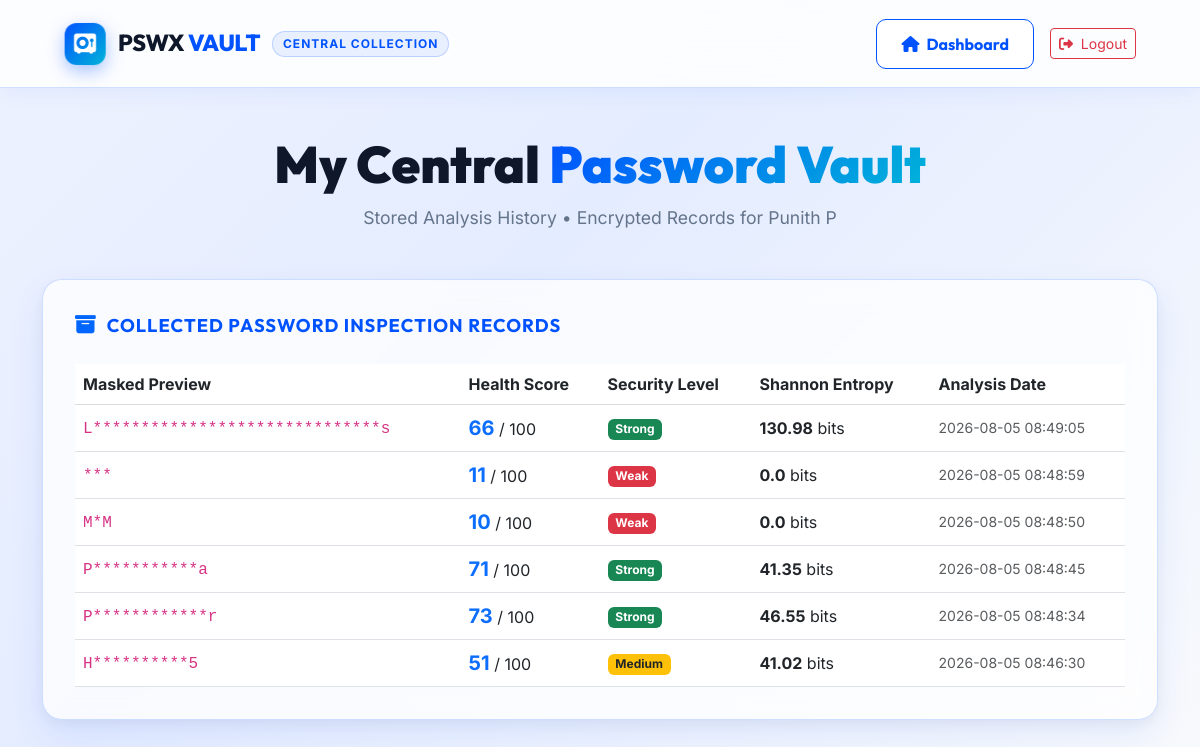
Screenshot of /vault (signed in) with the database file from the repository.
### tables this page shows
CREATE TABLE saved_passwords (
            id INTEGER PRIMARY KEY AUTOINCREMENT,
            user_id INTEGER NOT NULL,
            password_hash TEXT NOT NULL,
            masked_password TEXT NOT NULL,
            health_score INTEGER NOT NULL,
            category TEXT NOT NULL,
            entropy_bits REAL NOT NULL,
            created_at TIMESTAMP DEFAULT CURRENT_TIMESTAMP,
            FOREIGN KEY (user_id) REFERENCES users(id)
        );

### app/routes/vault.py (the view)
@vault_bp.route('/vault')
def view_vault():
    if 'user_id' not in session:
        return redirect('/login')
    user_id = session['user_id']
    conn = get_db()
    cursor = conn.cursor()
    cursor.execute('''
        SELECT * FROM saved_passwords
        WHERE user_id = ?
        ORDER BY created_at DESC
    ''', (user_id,))
    passwords = cursor.fetchall()
    conn.close()
    return render_template('vault.html', passwords=passwords)

### app/db.py (called while the page is built)
def get_db():
    conn = sqlite3.connect(DB_PATH)
    conn.row_factory = sqlite3.Row
    return conn

### app/templates/vault.html (shortened to what this page needs)
<!DOCTYPE html>
<html lang="en">
<head>
  <link rel="stylesheet" href="https://cdnjs.cloudflare.com/ajax/libs/font-awesome/6.4.0/css/all.min.css">
  <link href="https://cdn.jsdelivr.net/npm/bootstrap@5.3.0/dist/css/bootstrap.min.css" rel="stylesheet">
  <link rel="stylesheet" href="{{ url_for('static', filename='css/style.css') }}">
</head>
<body>
  <div class="main-wrapper">
    <nav class="navbar navbar-expand-lg navbar-techie sticky-top">
      <div class="container-fluid px-4">
        <a class="navbar-brand text-decoration-none" href="/">
          <div class="brand-container">
            <div class="brand-logo-techie">
              <i class="fa-solid fa-vault fs-5"></i>
            </div>
            <span class="brand-text-techie">PSWX <span>VAULT</span></span>
            <span class="brand-badge-techie">Central Collection</span>
          </div>
        </a>
        <div class="d-flex align-items-center gap-3">
          <a href="/" class="btn-techie-outline btn-sm text-decoration-none">
            <i class="fa-solid fa-house me-1"></i> Dashboard
          </a>
          <a href="/logout" class="btn btn-outline-danger btn-sm">
            <i class="fa-solid fa-right-from-bracket me-1"></i> Logout
          </a>
        </div>
      </div>
    </nav>
    <div class="container py-5">
      <div class="text-center mb-5">
        <h1 class="hero-title-techie">My Central <span>Password Vault</span></h1>
        <p class="hero-subtitle-techie">Stored Analysis History • Encrypted Records for {{ session.get('user_name', 'User') }}</p>
      </div>
      <div class="glass-card-techie">
        <div class="card-header-title-techie">
          <i class="fa-solid fa-box-archive"></i> Collected Password Inspection Records
        </div>
        {% if passwords %}
          <div class="table-responsive">
            <table class="table table-hover align-middle mb-0">
              <thead>
                <tr class="text-primary border-bottom border-secondary border-opacity-25">
                  <th>Masked Preview</th>
                  <th>Health Score</th>
                  <th>Security Level</th>
                  <th>Shannon Entropy</th>
                  <th>Analysis Date</th>
                </tr>
              </thead>
              <tbody>
                {% for p in passwords %}
                  <tr>
                    <td><code class="fs-6">{{ p.masked_password }}</code></td>
                    <td>
                      <span class="fw-bold fs-5 text-primary">{{ p.health_score }}</span> / 100
                    </td>
                    <td>
                      {% if p.category == 'Weak' %}
                        <span class="badge bg-danger text-white">Weak</span>
                      {% elif p.category == 'Medium' %}
                        <span class="badge bg-warning text-dark">Medium</span>
                      {% elif p.category == 'Strong' %}
                        <span class="badge bg-success text-white">Strong</span>
                      {% else %}
                        <span class="badge bg-info text-white">Very Strong</span>
                      {% endif %}
                    </td>
                    <td><b>{{ p.entropy_bits }}</b> bits</td>
                    <td class="text-muted small">{{ p.created_at }}</td>
                  </tr>
                {% endfor %}
              </tbody>
            </table>
          </div>
        {% endif %}
      </div>
    </div>
  </div>
</body>
</html>

### app/static/css/style.css (style rules this page uses)
:root { --bg-main: #f0f4ff; --bg-gradient: linear-gradient(135deg, #edf2fe 0%, #e4ecff 40%, #f8fafc 100%); --bg-card: rgba(255, 255, 255, 0.82); --bg-card-hover: rgba(255, 255, 255, 0.95); --border-blue: rgba(0, 82, 255, 0.18); --border-glow: rgba(0, 102, 255, 0.35); --tech-blue: #0052ff; --tech-blue-vivid: #0066ff; --tech-cyan: #00b4d8; --tech-indigo: #4338ca; --tech-green: #10b981; --tech-yellow: #f59e0b; --tech-red: #ef4444; --text-dark: #0f172a; --text-secondary: #334155; --text-muted: #64748b; --font-heading: 'Outfit', sans-serif; --font-body: 'Inter', sans-serif; --font-mono: 'Fira Code', monospace; --shadow-3d: 0 15px 35px rgba(0, 82, 255, 0.08), 0 5px 15px rgba(15, 23, 42, 0.05); --shadow-hover: 0 25px 50px rgba(0, 82, 255, 0.18), 0 0 25px rgba(0, 102, 255, 0.2); }
* { box-sizing: border-box; margin: 0; padding: 0; }
body { background: var(--bg-gradient); color: var(--text-dark); font-family: var(--font-body); min-height: 100vh; overflow-x: hidden; position: relative; }
.main-wrapper { position: relative; z-index: 1; }
.navbar-techie { background: rgba(255, 255, 255, 0.85); backdrop-filter: blur(20px); -webkit-backdrop-filter: blur(20px); border-bottom: 1px solid var(--border-blue); padding: 1.1rem 2.5rem; box-shadow: 0 4px 20px rgba(0, 82, 255, 0.06); }
.brand-container { display: flex; align-items: center; gap: 12px; }
.brand-logo-techie { width: 42px; height: 42px; background: linear-gradient(135deg, var(--tech-blue), var(--tech-cyan)); border-radius: 12px; display: flex; align-items: center; justify-content: center; color: #ffffff; box-shadow: 0 6px 18px rgba(0, 82, 255, 0.35); transform: perspective(500px) rotateY(-12deg); transition: transform 0.3s ease; }
.brand-text-techie { font-family: var(--font-heading); font-size: 1.45rem; font-weight: 800; letter-spacing: -0.5px; color: var(--text-dark); }
.brand-text-techie span { color: var(--tech-blue); }
.brand-badge-techie { background: rgba(0, 82, 255, 0.08); border: 1px solid rgba(0, 82, 255, 0.2); color: var(--tech-blue); font-size: 0.75rem; font-weight: 700; text-transform: uppercase; letter-spacing: 1px; padding: 3px 10px; border-radius: 20px; }
.glass-card-techie { background: rgba(255, 255, 255, 0.75); backdrop-filter: blur(14px); -webkit-backdrop-filter: blur(14px); border: 1px solid var(--border-blue); border-radius: 20px; padding: 2rem; box-shadow: var(--shadow-3d); transform-style: preserve-3d; transition: transform 0.3s ease, border-color 0.3s ease, box-shadow 0.3s ease; position: relative; overflow: hidden; }
.card-header-title-techie { font-family: var(--font-heading); font-size: 1.15rem; font-weight: 700; text-transform: uppercase; letter-spacing: 1px; color: var(--tech-blue); display: flex; align-items: center; gap: 10px; margin-bottom: 1.5rem; }
.card-header-title-techie i { font-size: 1.3rem; color: var(--tech-blue-vivid); }
.hero-title-techie { font-family: var(--font-heading); font-weight: 900; font-size: 3.2rem; line-height: 1.1; color: var(--text-dark); margin-bottom: 0.75rem; }
.hero-title-techie span { background: linear-gradient(135deg, var(--tech-blue) 0%, var(--tech-cyan) 100%); -webkit-background-clip: text; -webkit-text-fill-color: transparent; }
.hero-subtitle-techie { font-size: 1.1rem; color: var(--text-muted); font-weight: 400; }
.btn-techie-outline { background: #ffffff; border: 1px solid var(--tech-blue); color: var(--tech-blue); font-family: var(--font-heading); font-weight: 700; padding: 0.75rem 1.5rem; border-radius: 10px; cursor: pointer; transition: all 0.3s ease; }

### rows the page displays
saved_passwords: masked_password "L******************************s", health_score "66", category "Strong", entropy_bits "130.98", created_at "2026-08-05 08:49:05"
saved_passwords: masked_password "***", health_score "11", category "Weak", entropy_bits "0.0", created_at "2026-08-05 08:48:59"
saved_passwords: masked_password "M*M", health_score "10", category "Weak", entropy_bits "0.0", created_at "2026-08-05 08:48:50"
saved_passwords: masked_password "P***********a", health_score "71", category "Strong", entropy_bits "41.35", created_at "2026-08-05 08:48:45"
saved_passwords: masked_password "P************r", health_score "73", category "Strong", entropy_bits "46.55", created_at "2026-08-05 08:48:34"
saved_passwords: masked_password "H**********5", health_score "51", category "Medium", entropy_bits "41.02", created_at "2026-08-05 08:46:30"

### other values shown
{{ session.get('user_name', 'User') }} "Punith P"
